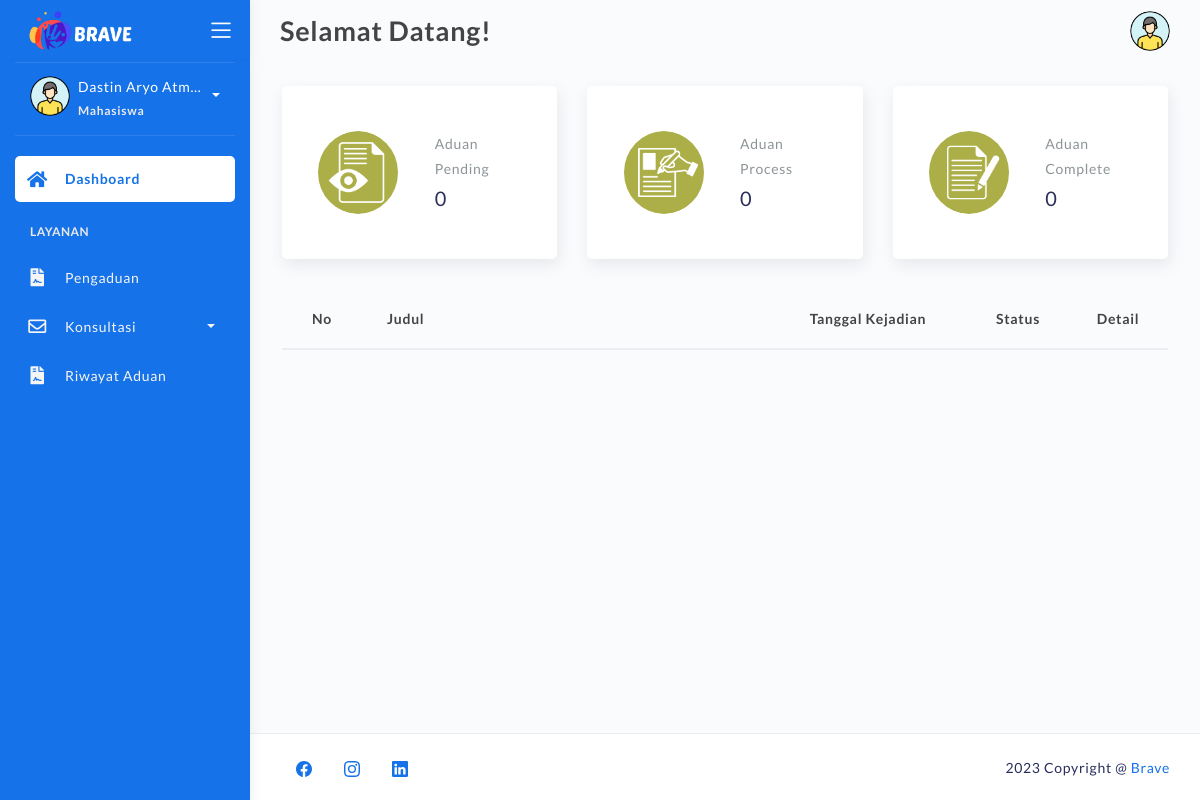
The app's page /dashboard.php (signed in), older data.
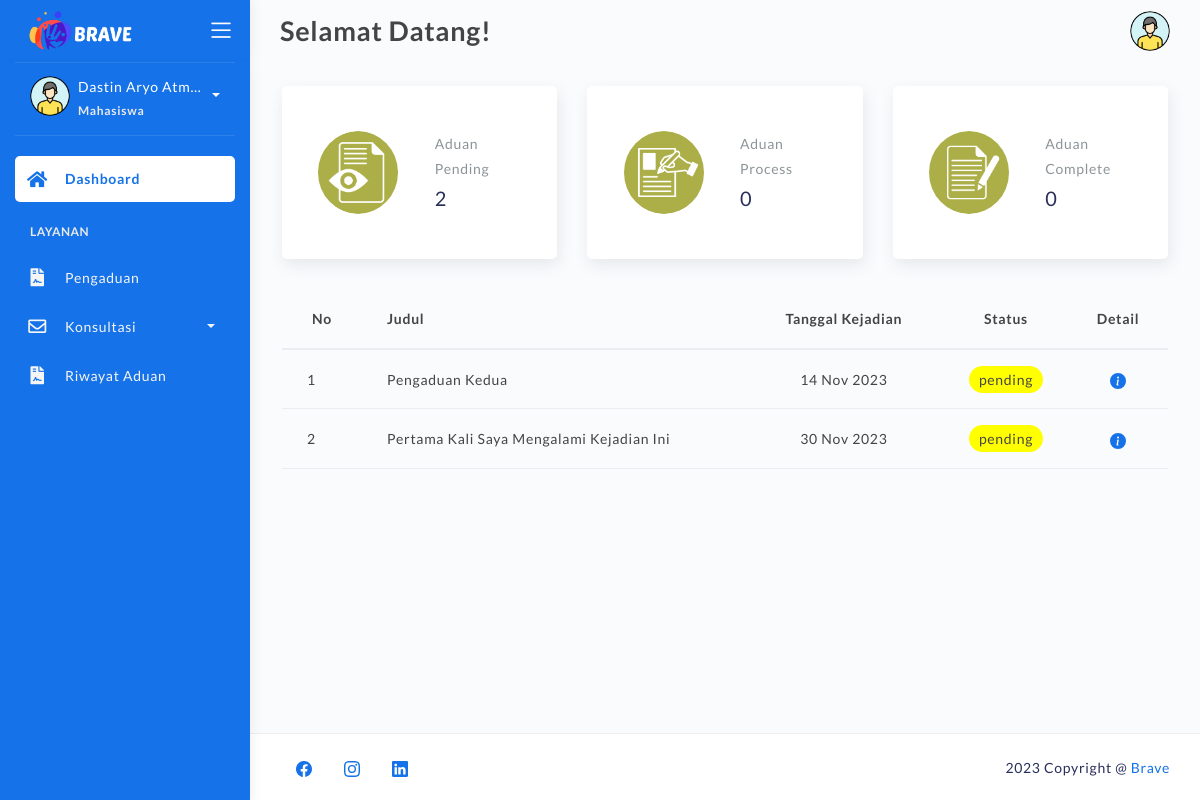
The same page, newer data.
### tables this page shows
CREATE TABLE `pengaduan` (
  `id_pengaduan` varchar(50) NOT NULL,
  `nim` varchar(25) NOT NULL,
  `nama` varchar(255) NOT NULL,
  `judul` varchar(255) NOT NULL,
  `tgl_kejadian` date NOT NULL,
  `tgl_aduan` datetime NOT NULL DEFAULT current_timestamp(),
  `pesan_aduan` text NOT NULL,
  `pelaku` varchar(255) NOT NULL,
  `bukti` varchar(255) NOT NULL,
  `status` varchar(25) NOT NULL
);

### dashboard.php (the view, shortened to what this page needs)
<!DOCTYPE html>
<html lang="en">
<head>
	<link rel="stylesheet" href="assets/css/bootstrap.min.css">
	<link rel="stylesheet" href="assets/css/atlantis.css">
</head>
<body>
	<div class="wrapper fullheight-side">
		<div class="logo-header position-fixed" data-background-color="blue">
			<a href="index.html" class="logo">
				<img src="assets\img\logo\logo2-2tr-resize.png" alt="navbar brand" class="navbar-brand" style="width:110px;">
			</a>
			<div class="nav-toggle">
				<button class="btn btn-toggle toggle-sidebar">
					<i class="icon-menu"></i>
				</button>
			</div>
		</div>
		<div class="sidebar sidebar-style-2" data-background-color="blue">
			<div class="sidebar-wrapper scrollbar scrollbar-inner">
				<div class="sidebar-content">
					<div class="user">
						<div class="avatar-sm float-left mr-2">
							<img src="assets/img/profile.png" alt="..." class="avatar-img rounded-circle">
						</div>
						<div class="info">
							<a data-toggle="collapse" href="#collapseExample" aria-expanded="true">
								<span>
								<?php echo '<div class="sizetitle-sidebar">' . htmlspecialchars($_SESSION["username"]) . '</div>'; ?>
									<span class="user-level">Mahasiswa</span>
									<span class="caret"></span>
								</span>
							</a>
						</div>
					</div>
					<ul class="nav">
						<li class="nav-item active">
							<a href="dashboard.php" class="collapsed" aria-expanded="false">
								<i class="fas fa-home"></i>
								<p>Dashboard</p>
							</a>
						</li>
						<li class="nav-section">
							<h4 class="text-section">Layanan</h4>
						</li>
						<li class="nav-item">
							<a href="pengaduan.php">
								<i class="fas fa-file-contract"></i>
								<p>Pengaduan</p>
							</a>
						</li>
						<li class="nav-item submenu">
							<a data-toggle="collapse" href="#email-app-nav">
								<i class="far fa-envelope"></i>
								<p>Konsultasi</p>
								<span class="caret"></span>
							</a>
						</li>
						<li class="nav-item">
							<a href="riwayat-aduan.php">
								<i class="fas fa-file-contract"></i>
								<p>Riwayat Aduan</p>
							</a>
						</li>
					</ul>
				</div>
			</div>
		</div>
		<nav class="navbar navbar-header navbar-header-transparent navbar-expand-lg">
			<div class="container-fluid">
				<div class="collapse" id="search-nav">
					<form class="navbar-left navbar-form nav-search mr-md-3">
						<h4 class="page-title" style="margin: 10px 0; font-size: 27px;">Selamat Datang!</h4>
					</form>
				</div>
				<ul class="navbar-nav topbar-nav ml-md-auto align-items-center">
					<li class="nav-item dropdown hidden-caret">
						<a class="dropdown-toggle profile-pic" data-toggle="dropdown" href="#" aria-expanded="false">
							<div class="avatar-sm">
								<img src="assets/img/profile.png" alt="..." class="avatar-img rounded-circle">
							</div>
						</a>
					</li>
				</ul>
			</div>
		</nav>
		<div class="main-panel full-height" >
			<div class="container" style="height:100%;">
				<div class="page-inner">
					<div class="row">
						<?php
							include "backend/connection.php";
							$user_id = $_SESSION['user_id'];
							$pending_result = mysqli_query($koneksi, "SELECT * FROM pengaduan WHERE nim = '$user_id' AND status = 'pending'");
							$pending_count = 0;
							$process_count = 0;
							$complete_count = 0;
							while ($count = mysqli_fetch_array($pending_result)) {
								$pending_count++;
							}
							echo '
								<div class="col-sm-6 col-md-4">
									<div class="card card-stats card-round" style="padding:30px 15px;">
										<div class="card-body">
											<div class="row">
												<div class="col-6">
													<div class="icon-big text-center">
														<img src="assets/img/icon/pending.png" alt="..." class="avatar-img rounded-circle" style="width:80px;">
													</div>
												</div>
												<div class="col-6 col-stats">
													<div class="numbers">
														<p class="card-category">Aduan Pending</p>
														<h4 class="card-title">' . $pending_count . '</h4>
													</div>
												</div>
											</div>
										</div>
									</div>
								</div>
								<div class="col-sm-6 col-md-4">
									<div class="card card-stats card-round" style="padding:30px 15px;">
										<div class="card-body ">
											<div class="row">
												<div class="col-6">
													<div class="icon-big text-center">
														<img src="assets/img/icon/process.png" alt="..." class="avatar-img rounded-circle" style="width:80px;">
													</div>
												</div>
												<div class="col-6 col-stats">
													<div class="numbers">
														<p class="card-category">Aduan Process</p>
														<h4 class="card-title">' . $process_count . '</h4>
													</div>
												</div>
											</div>
										</div>
									</div>
								</div>
								<div class="col-sm-6 col-md-4">
									<div class="card card-stats card-round" style="padding:30px 15px;">
										<div class="card-body">
											<div class="row">
												<div class="col-6">
													<div class="icon-big text-center">
														<img src="assets/img/icon/complete.png" alt="..." class="avatar-img rounded-circle" style="width:80px;">
													</div>
												</div>
												<div class="col-6 col-stats">
													<div class="numbers">
														<p class="card-category">Aduan Complete</p>
														<h4 class="card-title">' . $complete_count . '</h4>
													</div>
												</div>
											</div>
										</div>
									</div>
								</div>
							';
						?>
					</div>
					<div class="page-category">
						<table class="table">
							<thead>
								<tr>
									<th scope="col" style="width:80px; text-align:center;">No</th>
									<th scope="col">Judul</th>
									<th scope="col" style="width:200px; text-align:center;">Tanggal Kejadian</th>
									<th scope="col" style="width:100px; text-align:center;">Status</th>
									<th scope="col" style="width:100px; text-align:center;">Detail</th>
								</tr>
							</thead>
							<tbody>
								<?php
									include "backend/connection.php";
									$user_id = $_SESSION['user_id'];
									$ambildata = mysqli_query($koneksi, "SELECT * FROM pengaduan WHERE nim = '$user_id' AND NOT status = 'complete' ORDER BY tgl_aduan DESC");
									$no = 1;
									while ($tampil = mysqli_fetch_array($ambildata)) {
										echo "
											<tr>
												<td>$no</td>
												<td>$tampil[judul]</td>
												<td><center>". date("d M Y", strtotime($tampil['tgl_kejadian'])) ."<center></td>
												<td><center><a class='$tampil[status]'>$tampil[status]</a></td>
												<td>
													<center>
														<a href='detail-aduan.php?id=" . $tampil["id_pengaduan"]. "'>
															<svg xmlns='http://www.w3.org/2000/svg' width='16' height='16' fill='currentColor' class='bi bi-info-circle-fill' viewBox='0 0 16 16'>
																<path d='M8 16A8 8 0 1 0 8 0a8 8 0 0 0 0 16zm.93-9.412-1 4.705c-.07.34.029.533.304.533.194 0 .487-.07.686-.246l-.088.416c-.287.346-.92.598-1.465.598-.703 0-1.002-.422-.808-1.319l.738-3.468c.064-.293.006-.399-.287-.47l-.451-.081.082-.381 2.29-.287zM8 5.5a1 1 0 1 1 0-2 1 1 0 0 1 0 2z'/>
															</svg>
														</a>
													</center>
												</td>
											</tr>
										";
										$no++;
									}
								?>
							</tbody>
						</table>
					</div>
				</div>
			</div>
			<footer class="footer">
				<div class="container-fluid">
					<nav class="pull-left">
						<ul class="nav">
							<li class="nav-item">
								<a class="nav-link" href="https://web.facebook.com">
								</a>
							</li>
							<li class="nav-item">
								<a class="nav-link" href="https://www.instagram.com/">
								</a>
							</li>
							<li class="nav-item">
								<a class="nav-link" href="https://www.linkedin.com">
								</a>
							</li>
						</ul>
					</nav>
					<div class="copyright ml-auto">
						2023 Copyright @ <a href="#">Brave</a>
					</div>
				</div>
			</footer>
		</div>
	</div>
</body>
</html>

Row changes from the older to the newer data that the page shows:
added pengaduan: judul "Pengaduan Kedua", tgl_kejadian "14 Nov 2023", status "pending"
added pengaduan: judul "Pertama Kali Saya Mengalami Kejadian Ini", tgl_kejadian "30 Nov 2023", status "pending"
Text that changed along with them:
$pending_count: "0" → "2"
